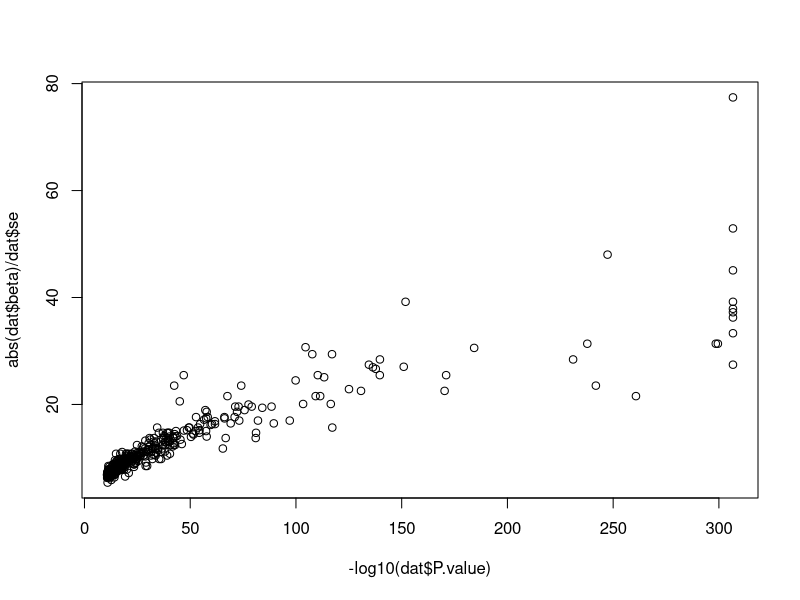

The R script that drew this image: (Note: a time limit stopped this script after it produced the figure.)
## ---- chunk 1
library(here)
library(dplyr)
library(ggplot2)
set.seed(12345)
dat <- read.csv("Book3.csv", stringsAsFactors=FALSE, header=TRUE) %>% 
  as_tibble() %>%
  mutate(se = (uci - beta)/1.96)
dat %>% glimpse()
plot(-log10(dat$P.value), abs(dat$beta)/dat$se)
## ---- chunk 2
unrel_vs_sib = function(h2){
  return(1+h2*(1-h2)/(4-h2))
}

unrel_vs_sib_inv = function(h2){
  return((1+h2*(1-h2)/(4-h2))^(-1))
}

unrel_vs_trio = function(h2){
  return(1+h2*(1-h2)/(3-h2*(1+h2/2)))
}

unrel_vs_trio_inv = function(h2){
  return((1+h2*(1-h2)/(3-h2*(1+h2/2)))^(-1))
}

unrel_vs_direct_trio = function(h2){return(0.5/3)}
unrel_vs_direct_sibdiff = function(h2){return((2*(2-h2))^(-1))}
unrel_vs_direct_sibimp = function(h2){return((2+h2/2)/(6*(1-(h2/2)^2)))}
## ---- chunk 3
prop_overlap <- function(b_disc, b_rep, se_disc, se_rep, alpha)
{
  p_sign <- pnorm(-abs(b_disc) / se_disc) * pnorm(-abs(b_disc) / se_rep) + ((1 - pnorm(-abs(b_disc) / se_disc)) * (1 - pnorm(-abs(b_disc) / se_rep)))
  p_sig <- pnorm(-abs(b_disc) / se_rep + qnorm(alpha / 2)) + (1 - pnorm(-abs(b_disc) / se_rep - qnorm(alpha / 2)))
  p_rep <- pnorm(abs(b_rep)/se_rep, lower.tail=FALSE)
  res <- tibble::tibble(
    nsnp=length(b_disc),
    metric=c("Sign", "Sign", "P-value", "P-value"),
    datum=c("Expected", "Observed", "Expected", "Observed"),
    value=c(sum(p_sign, na.rm=TRUE), sum(sign(b_disc) == sign(b_rep)), sum(p_sig, na.rm=TRUE), sum(p_rep < alpha, na.rm=TRUE))
  )
  pdif <- list(
    Sign = binom.test(res$value[2], res$nsnp[1], res$value[1] / res$nsnp[1])$p.value,
    `P-value` = binom.test(res$value[4], res$nsnp[1], res$value[3] / res$nsnp[1])$p.value
  ) %>% as_tibble()
  return(list(res=res, pdif=pdif, variants=dplyr::tibble(sig=p_sig, sign=p_sign)))
}
## ---- chunk 4
expected_se <- function (beta, af, n, vy) 
{
    sqrt(c(vy) - beta^2 * 2 * af * (1 - af))/sqrt(n) * (1/sqrt(2 * 
        af * (1 - af)))
}

expected_vy <- function(beta, af, n, se)
{
  se^2 * 2 * af * (1 - af)*n + beta^2 * 2 * af * (1 - af)
}

# check algebra!
# expected_se(0.2, 0.4, 1000, 10)
# expected_vy(0.2, 0.4, 1000, expected_se(0.2, 0.4, 1000, 10))

simgwas_sib <- function(beta_disc, se_disc, af_disc, n_disc, prop_sibs, h2, alpha, shrinkage)
{
  d <- tibble(
    beta_disc = beta_disc,
    beta_true = beta_disc * shrinkage,
    vy = expected_vy(beta_disc, af_disc, n_disc, se_disc),
    n_rep = n_disc * prop_sibs * unrel_vs_direct_sibimp(h2),
    se_rep = expected_se(beta_disc, af_disc, n_rep, vy),
    beta_rep = rnorm(length(beta_disc), beta_true, se_rep)
  ) 
  d %>%
    {prop_overlap(.$beta_disc, .$beta_rep, se_disc, .$se_rep, alpha)}
}
## ---- chunk 5
params <- expand.grid(sim=1:500, shrinkage=seq(0,1,0.05))
res <- lapply(1:nrow(params), function(i) 
  simgwas_sib(dat$beta, dat$se, dat$Effect.allele.frequency, dat$N, 20000/500000,0.5, 0.05/nrow(dat), params$shrinkage[i])
  ) %>%
  lapply(., function(x) x$pdif) %>% bind_rows() %>% bind_cols(., params)
res
## ---- chunk 6
res %>% 
  group_by(shrinkage) %>%
  summarise(Sign=sum(Sign < 0.05)/n(), `P-value`=sum(`P-value` < 0.05)/n()) %>%
  tidyr::gather(key="key", value="value", c(`Sign`, `P-value`)) %>%
  ggplot(., aes(x=shrinkage, y=value)) +
    geom_point(aes(colour=key)) +
    geom_line(aes(colour=key)) +
    labs(x="Shrinkage of effect size, or 1-FDR", y="Power to detect difference from expectation")
## ---- chunk 7
sessionInfo()
